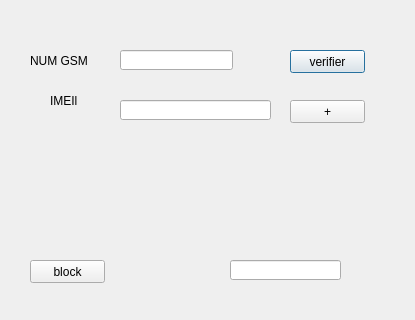
<?xml version="1.0" encoding="UTF-8"?>
<ui version="4.0">
 <class>main_sajjalni</class>
 <widget class="QDialog" name="main_sajjalni">
  <property name="geometry">
   <rect>
    <x>0</x>
    <y>0</y>
    <width>415</width>
    <height>320</height>
   </rect>
  </property>
  <property name="windowTitle">
   <string>Dialog</string>
  </property>
  <widget class="QLabel" name="label">
   <property name="geometry">
    <rect>
     <x>30</x>
     <y>40</y>
     <width>91</width>
     <height>41</height>
    </rect>
   </property>
   <property name="text">
    <string>NUM GSM</string>
   </property>
  </widget>
  <widget class="QPushButton" name="verifier">
   <property name="geometry">
    <rect>
     <x>290</x>
     <y>50</y>
     <width>75</width>
     <height>23</height>
    </rect>
   </property>
   <property name="text">
    <string>verifier</string>
   </property>
  </widget>
  <widget class="QPushButton" name="add">
   <property name="geometry">
    <rect>
     <x>290</x>
     <y>100</y>
     <width>75</width>
     <height>23</height>
    </rect>
   </property>
   <property name="text">
    <string>+</string>
   </property>
  </widget>
  <widget class="QPushButton" name="block">
   <property name="geometry">
    <rect>
     <x>30</x>
     <y>260</y>
     <width>75</width>
     <height>23</height>
    </rect>
   </property>
   <property name="text">
    <string>block</string>
   </property>
  </widget>
  <widget class="QLineEdit" name="number">
   <property name="geometry">
    <rect>
     <x>120</x>
     <y>50</y>
     <width>113</width>
     <height>20</height>
    </rect>
   </property>
  </widget>
  <widget class="QLineEdit" name="IMEI">
   <property name="geometry">
    <rect>
     <x>120</x>
     <y>100</y>
     <width>151</width>
     <height>20</height>
    </rect>
   </property>
  </widget>
  <widget class="QLabel" name="label_2">
   <property name="geometry">
    <rect>
     <x>50</x>
     <y>90</y>
     <width>31</width>
     <height>21</height>
    </rect>
   </property>
   <property name="text">
    <string>IMEIl</string>
   </property>
  </widget>
  <widget class="QLineEdit" name="codebar">
   <property name="geometry">
    <rect>
     <x>230</x>
     <y>260</y>
     <width>111</width>
     <height>20</height>
    </rect>
   </property>
  </widget>
 </widget>
 <resources/>
 <connections/>
</ui>
